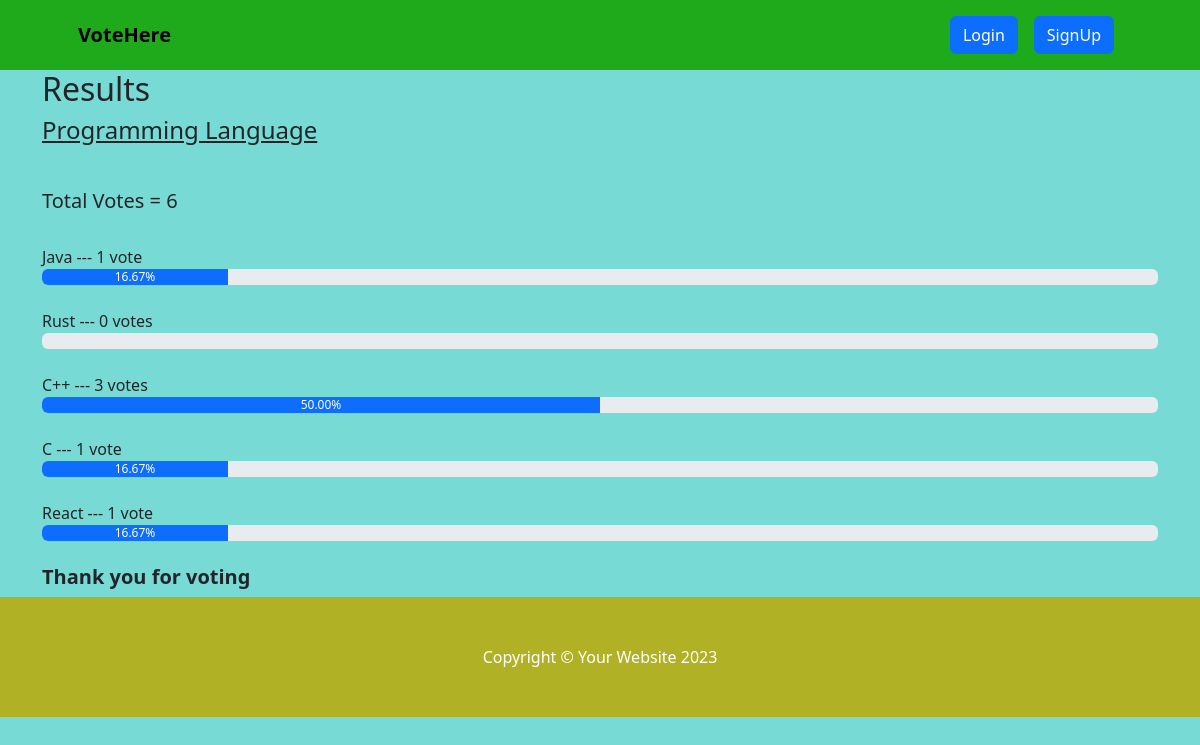
Screenshot of /result/programming-language with the database file from the repository.
### voteapp/models.py (models this page shows, shortened)
class Category(models.Model):
    title = models.CharField(max_length=200)
    slug = models.SlugField(blank=True, null=True)
    description = models.TextField(blank=True, null=True)
    total_vote = models.IntegerField(default=0)
    voters = models.ManyToManyField(User, blank=True)

class CategoryItem(models.Model):
    title = models.CharField(max_length=200)
    total_vote = models.IntegerField(default=0)
    category = models.ForeignKey(Category, on_delete=models.CASCADE, related_name="items")
    voters = models.ManyToManyField(User, blank=True)
    @property
    def percentage_vote(self):
        category_votes = self.category.total_vote
        item_votes = self.total_vote
        if category_votes == 0:
            vote_in_percentage = 0
        else:
            vote_in_percentage = (item_votes/category_votes) * 100
        return vote_in_percentage

### voteapp/views.py (the view)
# urls.py: path("result/<str:slug>", views.result, name="result"),
def result(request, slug):
    category = Category.objects.get(slug=slug)
    items = CategoryItem.objects.filter(category=category)
    context = {"category": category, "items": items}
    return render(request, "result.html", context)

### voteapp/templatetags/custom_filters.py (called while the page is built)
@register.filter(name="has_voted")
def has_voted(user, voters):
    return any(user.id== voter.id for voter in voters)

### voteapp/templates/result.html
{% extends 'base.html' %}
{% block content %}
{% load humanize %}
{% load custom_filters %}
<div class="container result-container">
    <div class="sub-container">
      <h2>Results</h2>
      <h4>{{category.title}}</h4>
      <br>
      <h5>Total Votes = {{category.total_vote}}</h5>
      <br />
      {% for item in items  %}
      {% if request.user|has_voted:item.voters.all %}
      <small>{{item.title}}</strong> --- {{item.total_vote}} vote{{item.total_vote | pluralize:",s"}} ---  <strong>[voted]</strong> </small>
      <div class="progressContainer">
        <div class="progress">
          <div
            class="progress-bar"
            role="progressbar"
            aria-label="Example with label"
            style="width:{{item.percentage_vote | floatformat:2}}%;"
            aria-valuenow="25"
            aria-valuemin="0"
            aria-valuemax="100"
          >
          {{item.percentage_vote | floatformat:2}}%
          </div>
        </div>
      </div>
      <br>
      {% else %}
      <small>{{item.title}}</strong> --- {{item.total_vote}} vote{{item.total_vote | pluralize:",s"}} </small>
      <div class="progressContainer">
        <div class="progress">
          <div
            class="progress-bar"
            role="progressbar"
            aria-label="Example with label"
            style="width:{{item.percentage_vote | floatformat:2}}%;"
            aria-valuenow="25"
            aria-valuemin="0"
            aria-valuemax="100"
          >
          {{item.percentage_vote | floatformat:2}}%
          </div>
        </div>
      </div>
      <br>
      {% endif %}
      {% endfor %}
      <h5 style="font-weight: bold">Thank you for voting</h5>
    </div>
  </div>
{% endblock content %}

### voteapp/templates/base.html (shortened to what this page needs)
<!DOCTYPE html>
{% load static %}
<html lang="en">
<head>
    <link href="https://cdn.jsdelivr.net/npm/bootstrap-icons@1.4.1/font/bootstrap-icons.css" rel="stylesheet" />
    <link rel="stylesheet" href="{% static 'css/bootstrap.css' %}">
    <link rel="stylesheet" href="{% static 'css/style.css' %}">
</head>
<body style="background: rgb(120, 218, 213);">
     <nav class="navbar navbar-expand-lg navbar-dark" style="background:rgb(31, 170, 27)">
        <div class="container px-lg-5">
            <a class="navbar-brand text-black bold" href="{% url 'index'  %}"><strong>VoteHere</strong></a>
            <div class="collapse navbar-collapse" id="navbarSupportedContent">
                <ul class="navbar-nav ms-auto mb-2 mb-lg-0">
                    {% if request.user.is_authenticated %}
                    <li class="nav-item"><a class="nav-link" href="#"><button class="btn btn-primary">Hi, {{request.user.username}}</button></a></li>
                    <li class="nav-item"><a class="nav-link" href="{% url 'logout' %}"><button class="btn btn-secondary">Logout</button></a></li>
                    {% else %}
                    <li class="nav-item"><a class="nav-link" href="{% url 'signin' %}"><button class="btn btn-primary">Login</button></a></li>
                    <li class="nav-item"><a class="nav-link" href="{% url 'signup' %}"><button class="btn btn-primary">SignUp</button></a></li>
                    {% endif %}
                </ul>
            </div>
        </div>
    </nav>
    {% block content %}
    {% endblock content %}
     <footer class="py-5" style="background:rgb(177, 177, 37);">
        <div class="container"><p class="m-0 text-center text-white">Copyright &copy; Your Website 2023</p></div>
    </footer>
</body>
</html>

### voteapp/static/css/style.css (style rules this page uses)
* { box-sizing: border-box; }
.result-container { display: flex; align-items: center; justify-content: center; }
.sub-container { width: inherit; }
.result-container h4 { text-decoration: underline; margin-bottom: 20px; }
.result-container small { font-size: 16px; font-weight: 500; }

### rows the page displays
Category: title "Programming Language", total_vote "6"
CategoryItem: title "Java", total_vote "1", percentage_vote "16.67"
CategoryItem: title "Rust", total_vote "0", total_vote|pluralize "s"
CategoryItem: title "C++", total_vote "3", total_vote|pluralize "s", percentage_vote "50.00"
CategoryItem: title "C", total_vote "1", percentage_vote "16.67"
CategoryItem: title "React", total_vote "1", percentage_vote "16.67"
